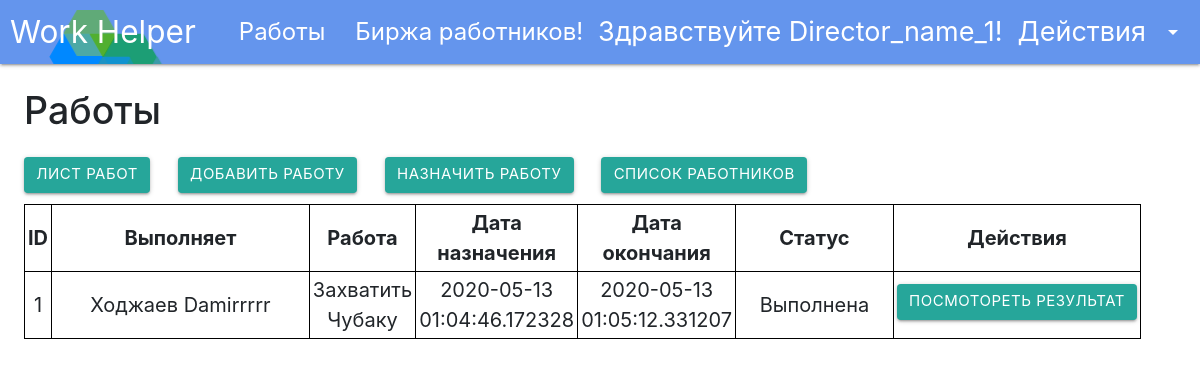
/company (signed in), run on the app's committed database.
### data/users.py (models this page shows, shortened)
class User(SqlAlchemyBase, UserMixin, SerializerMixin):
    __tablename__ = 'users'
    id = sqlalchemy.Column(sqlalchemy.Integer, primary_key=True, autoincrement=True)
    account_type = sqlalchemy.Column(sqlalchemy.Integer, sqlalchemy.ForeignKey('accounts_type.id'))
    user_name = sqlalchemy.Column(sqlalchemy.String, unique=True)
    hashed_password = sqlalchemy.Column(sqlalchemy.String, nullable=False)
    surname = sqlalchemy.Column(sqlalchemy.String, nullable=False)
    name = sqlalchemy.Column(sqlalchemy.String, nullable=False)
    birthday = sqlalchemy.Column(sqlalchemy.DateTime, nullable=False)
    photo = sqlalchemy.Column(sqlalchemy.BLOB)
    email = sqlalchemy.Column(sqlalchemy.String, unique=True)
    about_me = sqlalchemy.Column(sqlalchemy.String, nullable=True)
    def get_full_name(self):
        return f"{self.surname} {self.name}"

### data/work.py (models this page shows)
class Work(SqlAlchemyBase):
    __tablename__ = 'works'
    id = sqlalchemy.Column(sqlalchemy.Integer, primary_key=True, autoincrement=True)
    work = sqlalchemy.Column(sqlalchemy.String, unique=True)
    description = sqlalchemy.Column(sqlalchemy.String, nullable=False)
    director_id = sqlalchemy.Column(sqlalchemy.Integer, sqlalchemy.ForeignKey('directors.director_id'))
    director = orm.relation("Director")
    works_list = orm.relation('WorkList', secondary='work_list_to_work', backref='work')

### modules/handlers/for_director.py (the view)
@blueprint.route('/company')
def company_load():
    if current_user.is_authenticated is False or current_user.account_type != 2:
        abort(404)
    table_data = list()
    session = db_session.create_session()
    a_buttons_not_ready = [('Изменить', "change_appoint_work"), ("Удалить", "delte_appoint_work")]
    a_buttons_ready = [('Посмотореть результат', "get_result_appoint_work")]
    for work_appointed in session.query(WorkList).filter(WorkList.director_id == current_user.id):
        temp = list()
        temp.append(work_appointed.id)
        temp.append(work_appointed.worker_url.user.get_full_name())
        temp.append(work_appointed.work_url.work)
        temp.append(str(work_appointed.work_start))
        if work_appointed.work_end is not None:
            temp.append(str(work_appointed.work_end))
        else:
            temp.append("Еще не назначена")
        work_status = session.query(WorkStatus).get(work_appointed.status)
        if work_status.id == 1:
            temp.append("Выполнена")
            temp.append(a_buttons_ready)
        elif work_status.id == 2:
            temp.append("Выполняется")
            temp.append(a_buttons_not_ready)
        elif work_status.id == 3:
            temp.append("Отказана")
            temp.append(a_buttons_ready)
        table_data.append(temp)
    return render_template('company.html', table_data=table_data)

### data/db_session.py (called while the page is built)
def create_session() -> Session:
    global __factory
    return __factory()

### main.py (called while the page is built)
@login_manager.user_loader
def load_user(user_id):
    session = db_session.create_session()
    return session.query(User).get(user_id)

### templates/company.html (shortened to what this page needs)
{% extends 'base.html' %}
{% block content %}
    <div class="company">
        <h1 style="margin-bottom: 2%">Работы</h1>
        <a href="/list_work" class="btn">Лист работ</a>
        <a href="/add_work" class="btn">Добавить работу</a>
        <a href="/appoint_work" class="btn">Назначить работу</a>
        <a href="/workers_list" class="btn">Список работников</a>
        <table>
            <tr>
                <th class="first_col">ID</th>
                <th class="second_col">Выполняет</th>
                <th class="third_col">Работа</th>
                <th class="fourth_col">Дата назначения</th>
                <th class="fourth_col">Дата окончания</th>
                <th class="fifth_col">Статус</th>
                <th class="sixth_col">Действия</th>
            </tr>
            {% for id, worker_full_name, description,data_start, data_end ,status, a_buttons in table_data %}
                <tr>
                    <td class="first_col">{{ id }}</td>
                    <td class="second_col">{{ worker_full_name }}</td>
                    <td class="third_col">{{ description }}</td>
                    <td class="fourth_col">{{ data_start }}</td>
                    <td class="fourth_col">{{ data_end }}</td>
                    <td class="fifth_col">{{ status }}</td>
                    <td class="sixth_col">
                        {% for title_url, url in a_buttons %}
                            <a class="btn btn_in_table" href="/{{ url }}/{{ id }}">{{ title_url }}</a>
                        {% endfor %}
                    </td>
                </tr>
            {% endfor %}
        </table>
    </div>
{% endblock %}

### templates/base.html (shortened to what this page needs)
<!DOCTYPE html>
<html lang="en">
<head>
    <link type="text/css" rel="stylesheet" href="{{ url_for('static', filename='/css/materialize.css' ) }}"
          media="screen,projection"/>
    <link rel="stylesheet" href="https://maxcdn.bootstrapcdn.com/bootstrap/4.0.0/css/bootstrap.min.css"
>
    <link rel="stylesheet" href="{{ url_for('static', filename='/css/style.css' ) }}">
</head>
<body>
<nav>
    <div class="nav-wrapper">
        <a href="/" class="brand-logo">Work Helper</a>
        <ul id="nav-mobile" class="right hide-on-med-and-down">
            {% if current_user.is_authenticated %}
                {% if current_user.account_type == 2 %}
                    <li><a class="nav_functions" href="/company">Работы</a></li>
                    <li><a class="nav_functions" href="/hire_workers">Биржа работников!</a></li>
                {% else %}
                    <li><a class="nav_functions" href="/works">Работы</a></li>
                    <li><a class="nav_functions" href="/invites_box">Приглашения</a></li>
                {% endif %}
                <li><span class="nav_authorization">Здравствуйте {{ current_user.name|title }}!</span></li>
                <li><a class="nav_authorization dropdown-trigger" href="#!" data-target="user_func">Действия<i
                        class="material-icons right">arrow_drop_down</i></a></li>
            {% else %}
                <li><a class="nav_authorization" href="/register">Зарегистрироваться</a></li>
                <li><a class="nav_authorization" href="/login">Войти</a></li>
            {% endif %}
        </ul>
    </div>
</nav>
{% block content %}
{% endblock %}
</body>
</html>

### static/css/style.css (style rules this page uses)
.nav-wrapper { background-color: cornflowerblue; }
.brand-logo { margin-left: 10px; }
.nav_authorization { font-size: 27px; }
.nav_functions { font-size: 24px; }
.brand-logo { background-image: url("/img/logo.png"); }
a { text-decoration: none; }
.company { margin-top: 2%; margin-left: 2%; }
.company .btn { margin-right: 2%; }
.company table { margin-top: 1%; width: 95%; }
.company td, th { padding: 3px; border: 1px solid black; font-size: 20px; text-align: center; }
.company .second_col { width: 400px; }
.company .fifth_col { width: 200px; }
.company .sixth_col { width: 210px; }
.btn_in_table { margin-bottom: 3%; }

### data on the page
User: name "Director_name_1"
Work: id "1", worker_full_name "Ходжаев Damirrrrr", work "Захватить Чубаку", data_start "2020-05-13 01:04:46.172328", data_end "2020-05-13 01:05:12.331207", status "Выполнена", a_buttons "ПОСМОТОРЕТЬ РЕЗУЛЬТАТ"
